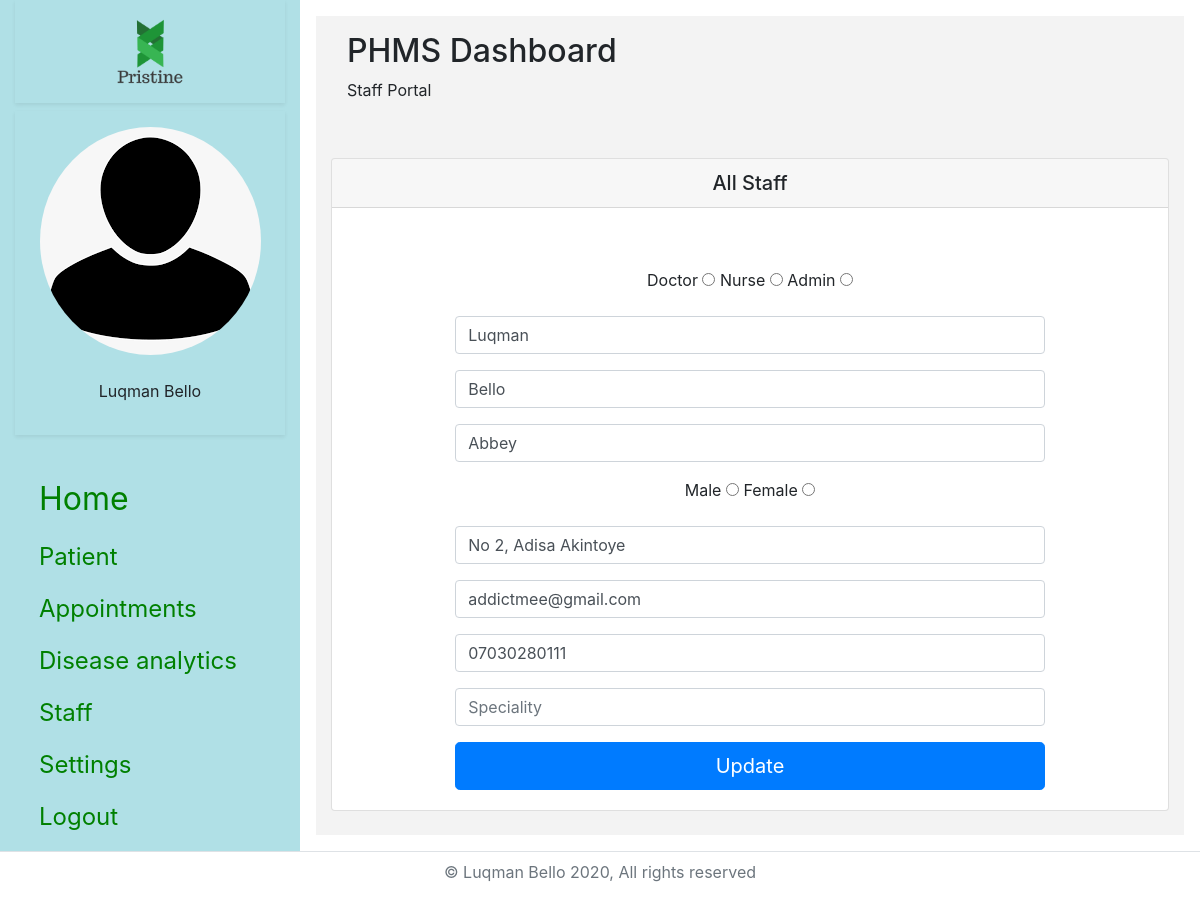
The page /staff/updatestaff.php?staffid=1 (signed in) on the database its author committed.
### tables this page shows
CREATE TABLE IF NOT EXISTS `staff` (
  `staff_id` int(11) NOT NULL AUTO_INCREMENT,
  `firstname` varchar(45) NOT NULL,
  `lastname` varchar(45) NOT NULL,
  `othername` varchar(45) DEFAULT NULL,
  `address` varchar(100) NOT NULL,
  `email` varchar(50) NOT NULL,
  `phone` varchar(20) NOT NULL,
  `gender` varchar(10) NOT NULL,
  `username` varchar(50) NOT NULL,
  `password` varchar(255) NOT NULL,
  `speciality` varchar(45) DEFAULT NULL,
  `staff_typeid` int(11) DEFAULT NULL,
  `staff_image` varchar(50) DEFAULT NULL,
  PRIMARY KEY (`staff_id`),
  UNIQUE KEY `username` (`username`),
  UNIQUE KEY `email` (`email`),
  KEY `staff_typeid_idx` (`staff_typeid`),
  CONSTRAINT `staff_typeid` FOREIGN KEY (`staff_typeid`) REFERENCES `staff_type` (`staff_typeid`) ON DELETE NO ACTION ON UPDATE NO ACTION
);

### class/phmsclasses.php (called while the page is built, shortened)
<?php
	class DatabaseConfig{
	    public function __construct(){
	        $this->dbcon=new mysqli("localhost","root","","phms");
	    }
	}
	class Staff{
		public $staff;
		public function __construct(){
			$this->staff = new DatabaseConfig;
		}
		function fetchSingleStaff($staffid){
				$sql = "SELECT staff.*, staff_type.staff_type FROM staff LEFT JOIN staff_type ON staff.staff_typeid = staff_type.staff_typeid WHERE staff_id='$staffid'";
				if ($result = $this->staff->dbcon->query($sql)) {
					$output = $result->fetch_array();
				} else {
					echo "Error: ".$this->staff->dbcon->error;
				}
				return $output;
		}
	}
?>

### staff/updatestaff.php (the view, shortened to what this page needs)
<?php
  include 'asideandheader.php';
  include '../class/phmsclasses.php';
  if (isset($_GET)) {
    $admin = new Staff;
    $staffdetails = $admin->fetchSingleStaff($_GET['staffid']);
  }
?>
<div class="row justify-content-center">
    <div class="col-12">
        <div class="card">
            <h5 class="card-header text-center"> All Staff</h5>
            <div class="card-body">
             	<div class="row justify-content-center text-center">
                <div class="col-9">
                  <div class="card-body">
                </div>
                  <form action="" method="post">
                    <div class="form-group">
                      <label class="radio-inline">Doctor <input type="radio" name="stafftype" value="2"  <?php if(isset($staffdetails['staff_typeid']) && $staffdetails['staff_typeid']==2 ){ echo 'checked';} ?>></label>
                      <label class="radio-inline">Nurse <input type="radio" name="stafftype" value="3" <?php if(isset($staffdetails['staff_typeid']) && $staffdetails['staff_typeid']==3 ){ echo 'checked';} ?> ></label>
                      <label class="radio-inline">Admin <input type="radio" name="stafftype" value="4" <?php if(isset($staffdetails['staff_typeid']) && $staffdetails['staff_typeid']==4 ){ echo 'checked';} ?> ></label>
                    </div>
                    <div class="form-group mb-3">
                      <input type="text" name="staff_firstname" class="form-control" placeholder="First Name" value="<?php echo $staffdetails['firstname']; ?>" >
                    </div>
                    <div class="form-group mb-3">
                      <input type="text" name="staff_surname" class="form-control" placeholder="Surname" value="<?php echo $staffdetails['lastname']; ?>" >
                    </div>
                    <div class="form-group mb-3">
                      <input type="text" name="staff_othername" class="form-control" placeholder="Othername" value="<?php echo $staffdetails['othername']; ?>" >
                    </div>
                    <div class="form-group">
                      <label class="radio-inline">Male <input type="radio" name="gender" value="male" <?php if(isset($staffdetails['gender']) && $staffdetails['gender']=='male' ){ echo 'checked';} ?>></label>
                      <label class="radio-inline">Female <input type="radio" name="gender" value="female" <?php if(isset($staffdetails['gender']) && $staffdetails['gender']=='female' ){ echo 'checked';} ?>></label>
                    </div>
                    <div class="form-group mb-3">
                      <input type="text" name="staff_address" class="form-control" placeholder="House Address" value="<?php echo $staffdetails['address']; ?>" >
                    </div>
                    <div class="form-group mb-3">
                      <input type="email" name="staff_email" class="form-control" placeholder="Email address" value="<?php echo $staffdetails['email']; ?>" >
                    </div>
                    <div class="form-group">
                      <input type="text" name="staff_phone" value="<?php echo $staffdetails['phone']; ?>" placeholder="Phone Number" class="form-control">
                    </div>
                    <div class="form-group">
                      <input type="text" name="speciality" id="speciality" value="<?php echo $staffdetails['speciality']; ?>" placeholder="Speciality" class="form-control">
                    </div>
                    <button class="btn btn-lg btn-primary btn-block" type="submit" name="update" value="update">Update</button>
                  </form>
                </div>
            </div>
        </div>
    </div>
  </div>
</div>
<?php
	include 'footer.php';
?>

### rows shown on the page
staff: staff_typeid "☐ Doctor", staff_typeid "☐ Nurse", staff_typeid "☐ Admin", staff_firstname "Luqman", staff_surname "Bello", staff_othername "Abbey", gender "☐ Male", gender "☐ Female", staff_address "No 2, Adisa Akintoye", staff_email "addictmee@gmail.com", staff_phone "07030280111"

### other values the page prints
$_SESSION['userfname'] "Luqman"
$_SESSION['userlname'] "Bello"
